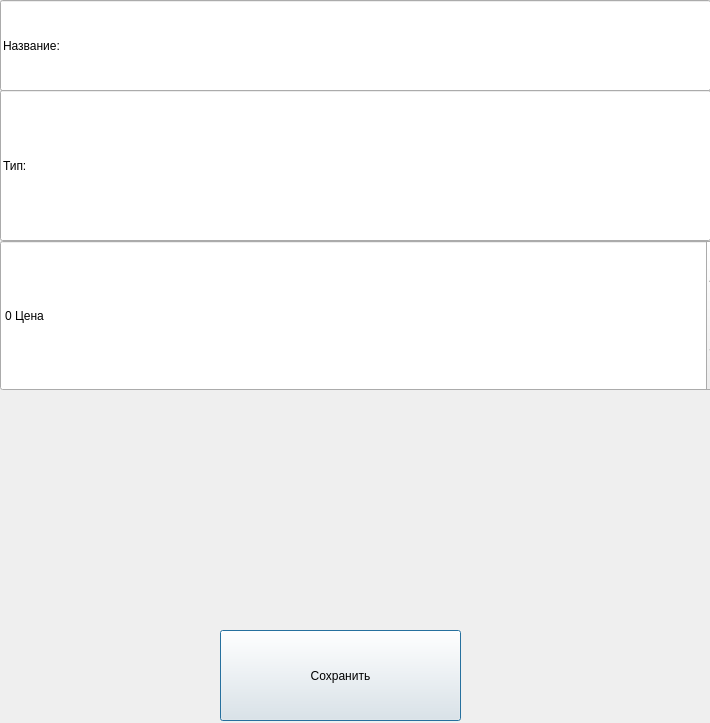
<?xml version="1.0" encoding="UTF-8"?>
<ui version="4.0">
 <class>Dialog</class>
 <widget class="QDialog" name="Dialog">
  <property name="geometry">
   <rect>
    <x>0</x>
    <y>0</y>
    <width>710</width>
    <height>723</height>
   </rect>
  </property>
  <property name="windowTitle">
   <string>Dialog</string>
  </property>
  <widget class="QLineEdit" name="name_input">
   <property name="geometry">
    <rect>
     <x>0</x>
     <y>0</y>
     <width>711</width>
     <height>91</height>
    </rect>
   </property>
   <property name="text">
    <string>Название: </string>
   </property>
  </widget>
  <widget class="QLineEdit" name="type_input">
   <property name="geometry">
    <rect>
     <x>0</x>
     <y>90</y>
     <width>711</width>
     <height>151</height>
    </rect>
   </property>
   <property name="text">
    <string>Тип: </string>
   </property>
  </widget>
  <widget class="QSpinBox" name="price_input">
   <property name="geometry">
    <rect>
     <x>0</x>
     <y>240</y>
     <width>721</width>
     <height>151</height>
    </rect>
   </property>
   <property name="suffix">
    <string> Цена</string>
   </property>
   <property name="maximum">
    <number>999999999</number>
   </property>
  </widget>
  <widget class="QPushButton" name="save_button">
   <property name="geometry">
    <rect>
     <x>220</x>
     <y>630</y>
     <width>241</width>
     <height>91</height>
    </rect>
   </property>
   <property name="text">
    <string>Сохранить</string>
   </property>
  </widget>
 </widget>
 <resources/>
 <connections/>
</ui>
